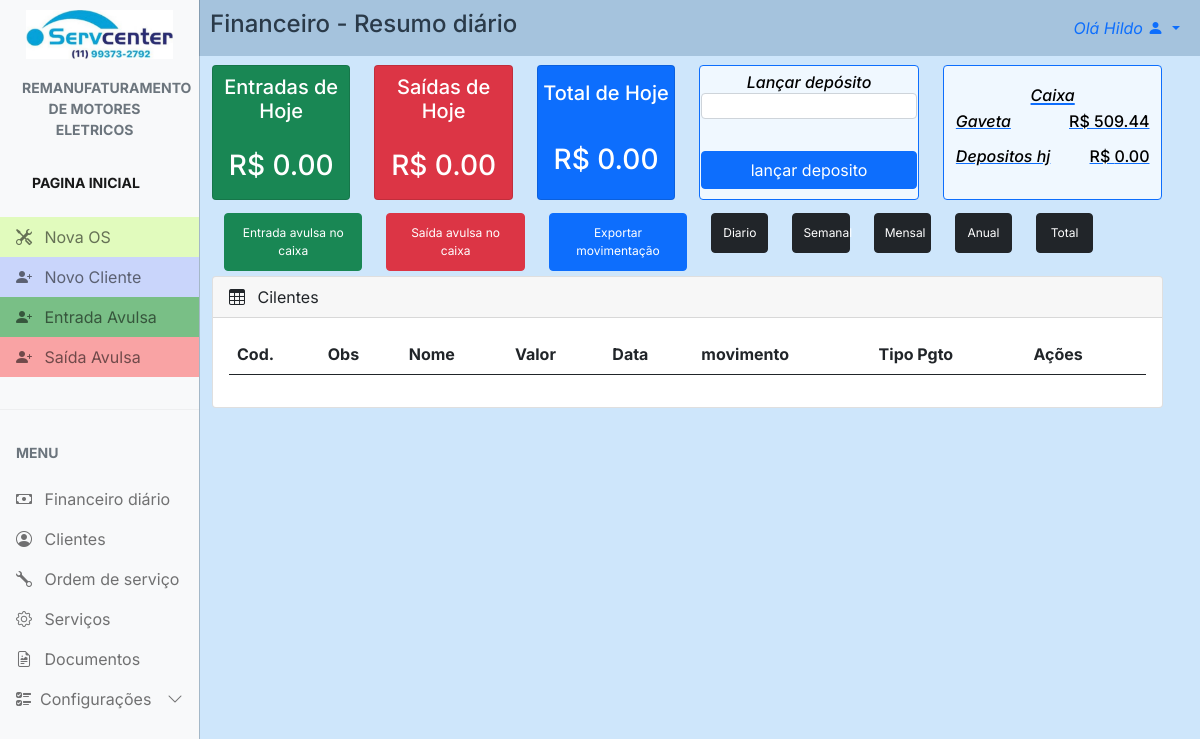
Screenshot of /finance/finance_dia/ (signed in) with the database file from the repository.
### config/models.py (models this page shows, shortened)
class Config(models.Model):
    nome_empresa = models.CharField(max_length=100, blank=True, null=True)
    nome_fantasia = models.CharField(max_length=100, blank=True, null=True)
    responsavel = models.CharField(max_length=100, blank=True, null=True)
    atividade = models.CharField(max_length=100, blank=True, null=True)
    cnpj = models.CharField(max_length=20, blank=True, null=True)
    endereco = models.CharField(max_length=100, blank=True, null=True)
    numero = models.CharField(max_length=10, blank=True, null=True)
    bairro = models.CharField(max_length=50, blank=True, null=True)
    cidade = models.CharField(max_length=50, blank=True, null=True)
    estado = models.CharField(max_length=2, blank=True, null=True)
    cep = models.CharField(max_length=10, blank=True, null=True)
    logo1 = models.ImageField(upload_to='logos', blank=True, null=True)
    logo2 = models.ImageField(upload_to='logos', blank=True, null=True)
    obs = models.TextField(blank=True, null=True)
    data = models.DateField(blank=True, null=True)
    telefone = models.CharField(max_length=20, blank=True, null=True)
    whatsapp = models.CharField(max_length=20, blank=True, null=True)

### finance/views.py (the view, shortened to what this page needs)
# urls.py: path('finance_dia/', views.finance_dia, name="finance_dia"),
@login_required
def finance_dia(request):
    if request.method == 'POST':
        deposits = request.POST.get('deposits')
        if deposits != '':
            if Caixa.objects.aggregate(total=Sum('deposits'))['total'] != None:
                total_deposit = Caixa.objects.aggregate(total=Sum('deposits'))[
                    'total'] + float(deposits) or 0
                total_deposits = 'R$ {:.2f}'.format(float(total_deposit))
            else:
                total_deposit = 0
            caixa = Caixa.objects.all()
            tot = tot_in()
            saldo = tot - total_deposit
            caixa = Caixa(deposits=deposits, date=date.today(),
                            obs='Depósito', saldo='R$ {:.2f}'.format(float(saldo)))
            caixa.save()
            messages.add_message(request, constants.SUCCESS,
                                    'Depósito lançado com sucesso!')
        else:
            messages.add_message(request, constants.ERROR,
                                    'Nenhum valor foi inserido!')
        return redirect('finance_dia')
    else:
        br_tz = pytz.timezone('America/Sao_Paulo')
        today = timezone.localtime(timezone=br_tz).date()
        finance = Finance.objects.filter(data=today)
        finance_all = Finance.objects.all()
        qtd = finance.count()
        finance_sum = 0
        finance_min = 0
        finance_minus = finance_min * -1
        finance_tot = finance_sum - finance_minus
        finance_total = round(finance_tot, 2)
        caixas_do_dia = Caixa.objects.filter(date=today).aggregate(
            total=Sum('deposits'))['total'] or 0
        total_deposit = Caixa.objects.aggregate(
            total=Sum('deposits'))['total'] or 0
        total_dep = Caixa.objects.aggregate(total=Sum('deposits'))['total']
        total_deposits = 'R$ {:.2f}'.format(float(total_deposit))
        tot = tot_in()
        if total_dep == None:
            total_dep = 0
        gaveta = tot - total_dep
        gaveta = tot - total_dep
        return render(request, 'finance_dia.html', {'finance': finance,
                                                    'finance_all': finance_all,
                                                    'finance_sum': '{:.2f}'.format(finance_sum),
                                                    'finance_minus': '{:.2f}'.format(finance_minus),
                                                    'finance_total': '{:.2f}'.format(finance_total),
                                                    'qtd': qtd,
                                                    'caixas_do_dia': '{:.2f}'.format(caixas_do_dia),
                                                    'gaveta': '{:.2f}'.format(gaveta),
                                                    })

### finance/templates/finance_dia.html (shortened to what this page needs)
{% extends "main.html" %} {% load static %} {% block 'head' %}
<link rel="stylesheet" href="{% static 'css/main.css' %}" />
<link rel="stylesheet" href="{% static 'finance_dia/css/finance_dia.css' %}" />
{% endblock %} {% block 'main' %}
<div class="row all">
  <div id="cad_cli_tit">
    <a>Financeiro - Resumo diário</a>
  </div>
  <div class="row">
    <div class="col-md-2 mb-3">
      <div class="card bg-success text-white cards">
        <h5 class="fin-card-header">
          Entradas de Hoje
          <h3 id="fin-subt2">R$ {{finance_sum}}</h3>
        </h5>
      </div>
    </div>
    <div class="col-md-2 mb-3">
      <div class="card bg-danger text-white cards">
        <h5 class="fin-card-header">
          Saídas de Hoje
          <h3 id="fin-subt3">R$ {{ finance_minus }}</h3>
        </h5>
      </div>
    </div>
    <div class="col-md-2 mb-3">
      <div class="card bg-primary text-white cards">
        <h5 class="fin-card-header">
          Total de Hoje
          <h3 id="fin-subt3">R$ {{ finance_total }}</h3>
        </h5>
      </div>
    </div>
    <div class="col-md-3 mb-3">
      <div class="card border-primary cards">
        <h5 class="fin-card-header text-center">
          <i class="cards_fin">Lançar depósito</i>
          <form class="row g-6" action="{% url 'finance_dia' %}" method="POST" enctype="multipart/form-data">
            <div class="items mb-3 w-100">
              <input type="number" name="deposits" min="1" class="cards_fin p-0 form-control">
            </div>
            <div class="items mt-3 w-100">
              <button type="submit" class="btn btn-primary btn-block">lançar deposito</button>
            </div>
          </form>
        </h5>
      </div>
    </div>
    <div class="col-md-3 mb-3">
      <a href="{% url 'deposit_list' %}">
        <div class="card border-primary cards">
          <h4 class="fin-card-header p-2 caixa">
            <i class="cards_fin">Caixa</i>
            <div class="items p-1">
              <i class="cards_fin">Gaveta</i>
              <h5 class="fin-subt2">R$ {{gaveta}}</h5>
            </div>
            <div class="items p-1">
              <i class="cards_fin">Depositos hj</i>
              <h5 class="fin-subt2" nema="total_deposits" value="{{total_deposits}}"> R$ {{caixas_do_dia}}</h5>
            </div>
          </h4>
        </div>
      </a>
    </div>
  </div>
  <div class="actions_bar row ">
    <div class="col-md-2 btns">
      <a
        href="{% url 'new_finance' %}"
        class="btn btn-success btn-block"
        id="btn_nc"
        >Entrada avulsa no caixa</a
      >
    </div>
    <div class="col-md-2 btns">
      <a
        href="{% url 'new_finance_out' %}"
        class="btn btn-danger btn-block"
        id="btn_ac"
        >Saída avulsa no caixa</a
      >
    </div>
    <div class="col-md-2 btns">
      <a
        href="{% url 'finance_xlrx' id=1 %}"
        class="btn btn-primary btn-block"
        id="btn_ac"
        >Exportar movimentação</a
      >
    </div>
    <div class="col-md-1 btns">
      <a
        href="{% url 'finance_dia' %}"
        class="btn btn-dark btn-block"
        id="btn_ac"
        >Diario</a
      >
    </div>
    <div class="col-md-1 btns">
      <a
        href="{% url 'finance_sem' %}"
        class="btn btn-dark btn-block"
        id="btn_ac"
        >Semanal</a
      >
    </div>
    <div class="col-md-1 btns">
      <a
        href="{% url 'finance_mes' %}"
        class="btn btn-dark btn-block"
        id="btn_ac"
        >Mensal</a
      >
    </div>
    <div class="col-md-1 btns">
      <a
        href="{% url 'finance_ano' %}"
        class="btn btn-dark btn-block"
        id="btn_ac"
        >Anual</a
      >
    </div>
    <div class="col-md-1 btns">
      <a
        href="{% url 'finance_tot' %}"
        class="btn btn-dark btn-block"
        id="btn_ac"
        >Total</a
      >
    </div>
  <div class="col-md-12 mb-3">
    <div class="card">
      <div class="card-header">
        <span><i class="bi bi-table me-2"></i></span> Cilentes
      </div>
      <div class="card-body">
        <div id="table_cli" class="table-responsive">
          <table
            id="example"
            class="table table-striped data-table"
            style="width: 100%"
          >
            <thead>
              <tr>
                <th>Cod.</th>
                <th>Obs</th>
                <th>Nome</th>
                <th>Valor</th>
                <th>Data</th>
                <th>movimento</th>
                <th>Tipo Pgto</th>
                <th id="acoes_th">Ações</th>
              </tr>
            </thead>
          </table>
        </div>
      </div>
    </div>
  </div>
</div>
{% endblock%}

### templates/main.html (shortened to what this page needs)
{% load static %}
<!DOCTYPE html>
<html lang="en">
  <head>
    <link rel="stylesheet" href="{% static 'css/bootstrap.min.css'%}" />
    <link
      rel="stylesheet"
      href="https://cdn.jsdelivr.net/npm/bootstrap-icons@1.4.1/font/bootstrap-icons.css"
    />
    <link rel="stylesheet" href="{% static 'css/dataTables.bootstrap5.min.css' %}" />
    <link rel="stylesheet" href="{% static 'css/main.css' %}" />
    {% block 'head' %}{% endblock %}
  </head>
  <body>
    <div
      class="offcanvas offcanvas-start sidebar-nav bg-light"
      tabindex="-1"
      id="sidebar"
    >
      <div class="offcanvas-body p-0">
        <nav class="navbar-light">
          <ul class="navbar-nav">
            <li>
              <div class="text-muted small fw-bold text-uppercase px-3">
                <a href="{% url 'dashboard' %}">
                  {% if config.logo1 %}
                    <img id="logo" src="{{ config.logo1.url }}" alt="logo" />
                  {% else %}
                    <p>No logo available</p>
                  {% endif %}
                </a>
              </div>
            </li>
            <li id="tit_motores">
              <a href="{% url 'dashboard' %}" class="nav-link px-3 active">
                <div class="text-muted small fw-bold text-uppercase px-3 mb-3">
                  {{config.atividade}}
                </div>
              </a>
            </li>
            <li>
              <div class="text-muted small fw-bold text-uppercase px-3 mb-3">
                <a href="{% url 'dashboard' %}" class="nav-link px-3 active">Pagina Inicial</a>
              </div>
            </li>
            <li>
              <a id="n_os" href="{% url 'new_work_order' %}" class="nav-link px-3">
                <span class="me-2"><i class="bi bi-tools"></i></span>
                <span>Nova OS</span>
              </a>
            </li>
            <li>
              <a id="n_cli" href="{% url 'new_client' %}" class="nav-link px-3">
                <span class="me-2"><i class="bi bi-person-plus-fill"></i></span>
                <span>Novo Cliente</span>
              </a>
            </li>
            <li>
              <a id="in" href="{% url 'new_finance' %}" class="nav-link px-3">
                <span class="me-2"><i class="bi bi-person-plus-fill"></i></span>
                <span>Entrada Avulsa</span>
              </a>
            </li>
            <li>
              <a id="out" href="{% url 'new_finance_out' %}" class="nav-link px-3">
                <span class="me-2"><i class="bi bi-person-plus-fill"></i></span>
                <span>Saída Avulsa</span>
              </a>
            </li>
            <li class="my-4"><hr class="dropdown-divider bg-light" /></li>
            <li>
              <div class="text-muted small fw-bold text-uppercase px-3 mb-3">
                Menu
              </div>
            </li>
            {% if user.is_superuser %}
              <li>
                  <a href="{% url 'finance' %}" class="nav-link px-3">
                      <span class="me-2"><i class="bi bi-cash"></i></span>
                      <span>Financeiro</span>
                  </a>
              </li>
            {% else %}
                <li>
                    <a href="{% url 'finance' %}" class="nav-link px-3">
                        <span class="me-2"><i class="bi bi-cash"></i></span>
                        <span>Financeiro diário</span>
                    </a>
                </li>
            {% endif %}
            <li>
              <a href="{% url 'clients' %}" class="nav-link px-3">
                <span class="me-2"><i class="bi bi-person-circle"></i></span>
                <span>Clientes</span>
              </a>
            </li>
            <li>
              <a href="{% url 'work_order' %}" class="nav-link px-3">
                <span class="me-2"><i class="bi bi-wrench"></i></span>
                <span>Ordem de serviço</span>
              </a>
            </li>
            <li>
              <a href="{% url 'services' %}" class="nav-link px-3">
                <span class="me-2"><i class="bi bi-gear"></i></span>
                <span>Serviços</span>
              </a>
            </li>
            <li>
              <a href="{% url 'documents' %}" class="nav-link px-3">
                <span class="me-2"><i class="bi bi-file-earmark-richtext"></i></span>
                <span>Documentos</span>
              </a>
            </li>
            <li>
              <a
                class="nav-link px-3 sidebar-link"
                data-bs-toggle="collapse"
                href="#layouts"
              >
                <span class="me-2"><i class="bi bi-ui-checks"></i></span>
                <span>Configurações</span>
                <span class="ms-auto">
                  <span class="right-icon">
                    <i class="bi bi-chevron-down"></i>
                  </span>
                </span>
              </a>
            </li>
          </ul>
        </nav>
      </div>
    </div>
    <nav class="navbar navbar-expand-lg" id="top_nav">
      <div  class="container-fluid">
        <div class="collapse navbar-collapse" id="topNavBar">
          <ul class="navbar-nav">
            <li class="nav-item dropdown">
              <a
                class="nav-link dropdown-toggle ms-2"
                href="#"
                role="button"
                data-bs-toggle="dropdown"
                aria-expanded="false"
              >
                <i>Olá {{request.user.first_name}}</i>
                <i class="bi bi-person-fill"></i>
              </a>
            </li>
          </ul>
        </div>
      </div>
    </nav>
    {% block 'main' %} {% endblock %}
  </body>
</html>

### rows the page displays
Config: logo1 (picture), atividade "REMANUFATURAMENTO DE MOTORES ELETRICOS"

### other values shown
{{ request.user.first_name }} "Hildo"
{{ finance_sum }} "0.00"
{{ finance_minus }} "0.00"
{{ finance_total }} "0.00"
{{ gaveta }} "509.44"
{{ caixas_do_dia }} "0.00"
